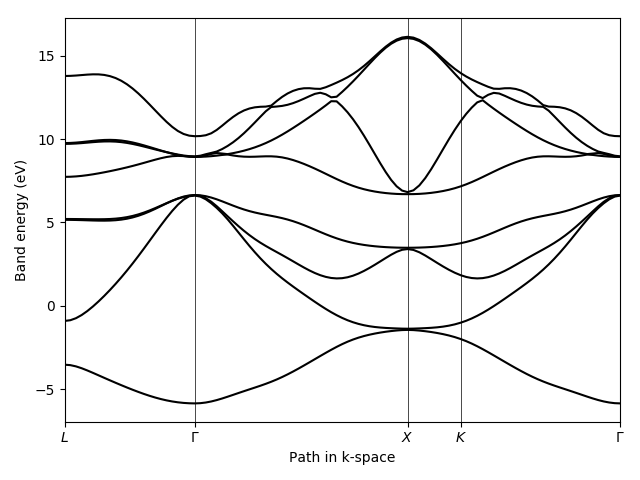

Here is the Python script that generated this plot:
#import TB model class
from pythtb import *
import matplotlib.pyplot as plt
#read output from Wannier90
silicon=w90(r"example_a", r"silicon")
#get TB model without hopping terms above 0.01 eV
my_model=silicon.model(min_hopping_norm=0.01)
my_model.ignore_position_operator_offdiagonal()
#solve model on a path and plot it
path=[[0.5, 0.5, 0.5], [0.0, 0.0, 0.0], [0.5, -0.5, 0.0], [0.375, -0.375, 0.0], [0.0, 0.0, 0.0]]
#labels of the nodes
k_label=(r'$L$', r'$\Gamma$', r'$X$', r'$K$', r'$\Gamma$')
#call function k_path to construct the actual path
(k_vec, k_dist, k_node)=my_model.k_path(path, 101, report=True)
#evals=my_model.solve_all(k_vec)
(evals, evec)=my_model.solve_all(k_vec, eig_vectors=True)
#pick band=0 from evec[band, kpoint, orbital]
evec=evec[0] #now just evec[kpoint, orbital]
#compute Berry phase of lowest band
prod=1.+0.j
#<evec_0 | evec_1>...<evec_98 | evec_99>
for i in range(1, 101-1):
#a *= b means a = a*b
    prod *= np.vdot(evec[i-1], evec[i])
#compute the phase factors needed for last inner product
orb=np.array([0.5]) #relative coordinates of orbitals
phase=np.exp((-2.j)*np.pi*orb) #construct phase factors
evec_last=phase*evec[0] #evec[100] constructed from evec[0]
prod *= np.vdot(evec[-2], evec_last) #include <evec_99 | evec_last>
print("Berry phase is %f" %(-np.angle(prod)))
#Berry phase via the wf_array method
evec_array=wf_array(my_model, [101]) #set array dimension
#evec_array.solve_on_grid([0.]) #fill with eigensolutions
berry_phase=evec_array.berry_phase([0]) #Berry phase of bottom band
print("Berry phase is %f" %berry_phase)
#plotting of band structure
fig, ax=plt.subplots()
for i in range(evals.shape[0]):
    ax.plot(k_dist, evals[i], "k-")
for n in range(len(k_node)):
    ax.axvline(x=k_node[n], linewidth=0.5, color='k')
ax.set_xlabel("Path in k-space")
ax.set_ylabel("Band energy (eV)")
ax.set_xlim(k_dist[0], k_dist[-1])
ax.set_xticks(k_node)
ax.set_xticklabels(k_label)
fig.tight_layout()
fig.savefig("SiPolarization")